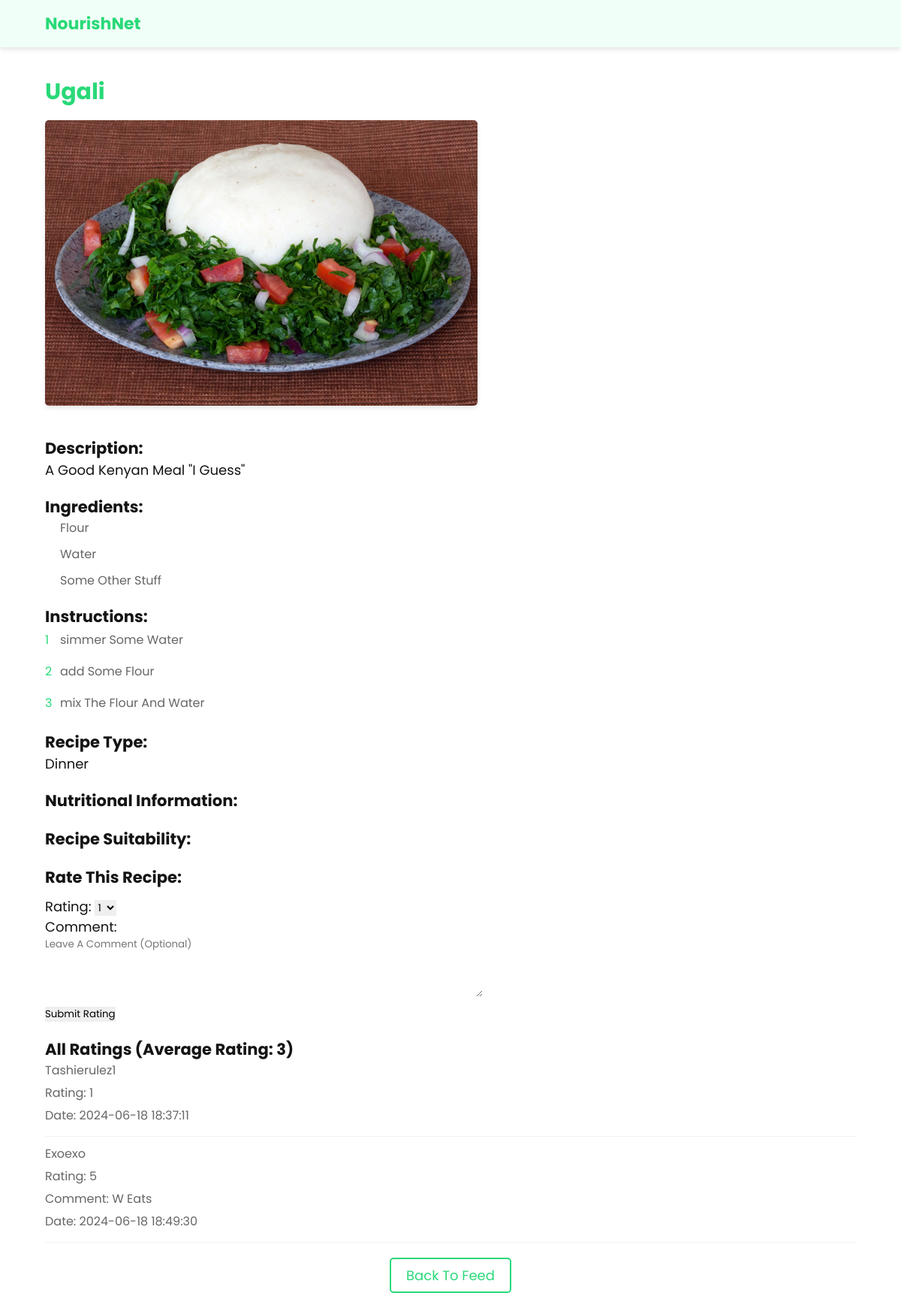
Before: /recipedetails.php?recipe_id=1 (signed in) with the older database file.
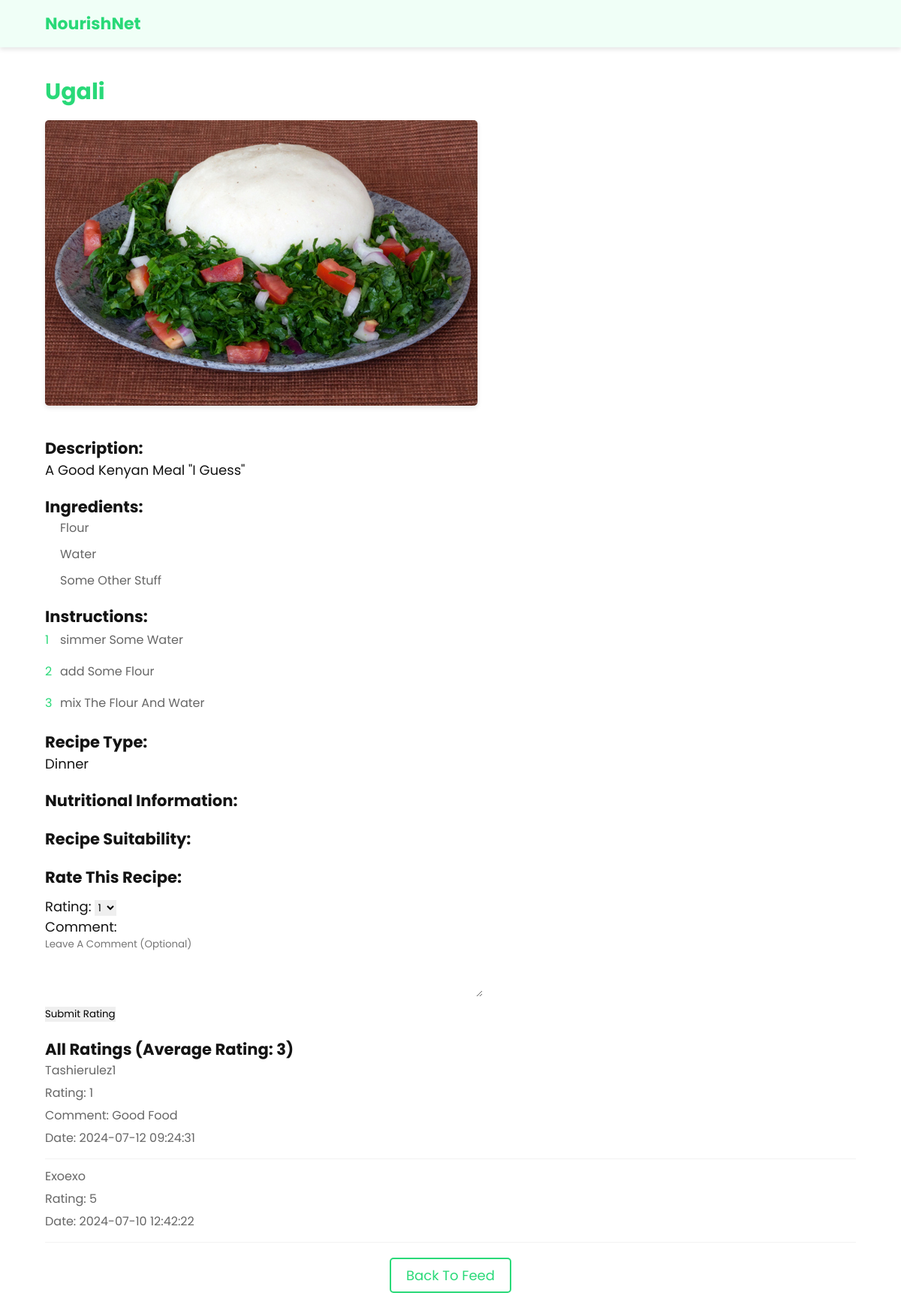
After: the same page with the newer database file.
### tables this page shows
CREATE TABLE `rating` (
  `rating_id` int(11) NOT NULL,
  `user_id` int(11) DEFAULT NULL,
  `recipe_id` int(11) DEFAULT NULL,
  `rating` int(11) DEFAULT NULL CHECK (`rating` >= 1 and `rating` <= 5),
  `rating_date` timestamp NOT NULL DEFAULT current_timestamp(),
  `rating_comment` varchar(255) NOT NULL
);

CREATE TABLE `users` (
  `user_id` int(255) NOT NULL,
  `username` varchar(255) NOT NULL,
  `password` varchar(255) NOT NULL,
  `email` varchar(255) NOT NULL,
  `user_type` varchar(255) NOT NULL,
  `profile_image` varchar(255) DEFAULT NULL
);

### recipedetails.php (the view, shortened to what the changed rows need)
<?php
include 'db_connect.php';
$conn = new mysqli($servername, $username, $password, $dbname);
if (isset($_GET['recipe_id']) && !empty($_GET['recipe_id'])) {
    $recipe_id = $_GET['recipe_id'];
    $sql = "SELECT * FROM recipe WHERE recipe_id = $recipe_id";
    $result = $conn->query($sql);
    if ($result->num_rows > 0) {
        $row = $result->fetch_assoc();
        $recipe_name = $row["recipe"];
        $image = $row["recipe_image"];
    } else {
        echo "Recipe not found";
        exit;
    }
    $sql_ratings = "SELECT r.rating, r.rating_date, r.rating_comment, u.username
                    FROM rating r
                    JOIN users u ON r.user_id = u.user_id
                    WHERE r.recipe_id = $recipe_id";
    $result_ratings = $conn->query($sql_ratings);
    $ratings = [];
    if ($result_ratings->num_rows > 0) {
        while ($row = $result_ratings->fetch_assoc()) {
            $ratings[] = $row;
        }
    }
} else {
    echo "Recipe ID not provided";
    exit;
}
?>
<!DOCTYPE html>
<html lang="en">
<head>
    <link rel="stylesheet" href="../styling/recipedetails.css">
</head>
<body>
    <div class="taskbar">
        <div class="taskbar-left">
            <h1>NourishNet</h1>
        </div>
    </div>
    <div class="content">
        <h2><?php echo htmlspecialchars($recipe_name); ?></h2>
        <img class="recipe-image" src="<?php echo htmlspecialchars($image); ?>" alt="<?php echo htmlspecialchars($recipe_name); ?>"><br><br>
        <div class="ratings">
            <?php foreach ($ratings as $rating): ?>
                <div class="rating">
                    <p class="username"><?php echo htmlspecialchars($rating['username']); ?></p>
                    <p>Rating: <?php echo htmlspecialchars($rating['rating']); ?></p>
                    <?php if (!empty($rating['rating_comment'])): ?>
                        <p>Comment: <?php echo htmlspecialchars($rating['rating_comment']); ?></p>
                    <?php endif; ?>
                    <p>Date: <?php echo htmlspecialchars($rating['rating_date']); ?></p>
                </div>
            <?php endforeach; ?>
        </div>
    </div>
</body>
</html>

Changed rows visible on the page:
changed rating "Tashierulez1": rating_comment (not shown) → "Good Food"; rating_date "2024-06-18 18:37:11" → "2024-07-12 09:24:31"
changed rating "Exoexo": rating_date "2024-06-18 18:49:30" → "2024-07-10 12:42:22"; rating_comment "W Eats" → (not shown)
